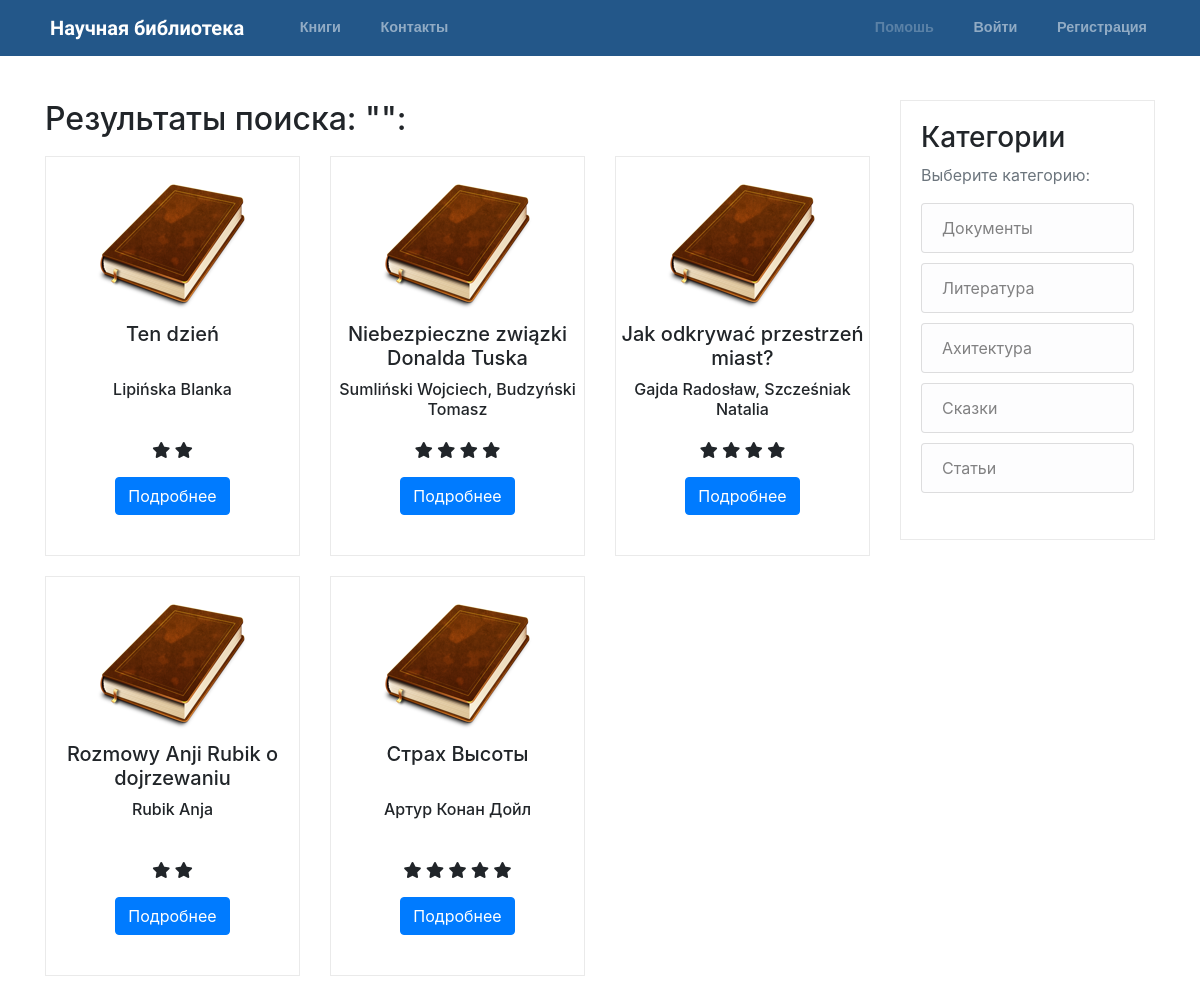
The page /search-book-results/ on the database its author committed.
### books/models.py (models this page shows, shortened)
class Book(models.Model):
    title = models.CharField("Название", max_length=300)
    slug = models.SlugField(unique=True)
    description = models.TextField("Описание", max_length=1000, default="About book")
    image = models.ImageField( "Изображение", default='default_book.png', upload_to='books_pics')
    book_pdf = models.FileField("Загрузите книгу" ,null=True, blank=True, upload_to='books_pdf')
    author = models.CharField("Автор", max_length=100)
    book_amount = models.IntegerField("Колличество книг")
    publish_date = models.DateField("Дата публикации")
    number_of_pages = models.IntegerField("Колличество страниц")
    category = models.ForeignKey('Category', verbose_name = "Категория", on_delete=models.PROTECT)
    last_rating = models.IntegerField(default=0)
    @property
    def actual_rating(self):
        list_of_stars = []
        for star in range(self.last_rating):
            list_of_stars.append(star)
        return list_of_stars
    class Meta:
        verbose_name_plural = "Книги"
        verbose_name = "Книгу"

class Category(models.Model):
    category = models.CharField(max_length=50, verbose_name = "Категория")
    slug = models.SlugField(unique=True)
    def __str__(self):
        return self.category
    class Meta:
        verbose_name = "Категорию"
        verbose_name_plural = "Категории"

### books/views.py (the view)
# urls.py: path('search-book-results/', SearchBookListView.as_view(), name='search'),
class SearchBookListView(ListView):
    template_name = "books/book_search_result.html"
    model = Book
    def get_queryset(self):
        queryset = super(SearchBookListView, self).get_queryset()
        q = self.request.GET.get("q")
        if q:
            books_by_title = queryset.filter(title__icontains=q)
            books_by_author = queryset.filter(author__icontains=q)
            return books_by_author | books_by_title
        return queryset

### books/context_processors.py (called while the page is built)
def categories(request):
    return {
        'categories': Category.objects.all()
    }

### books/templates/books/book_search_result.html
{% extends "base.html" %}
{% block content %}
<h2>Результаты поиска: "{{ request.GET.q }}":</h2>
<div class="row lastBooksContainer">
    {% if book_list %}
    {% for book in book_list %}
    <div class="col-md-4 bookCard">
        <div class="cardBorder">
            <img class="book_image" src="{{ book.image.url }}" alt="Book image">
            <h5 class="title__book">{{ book.title }}</h5>
            <h6 class="title__after">{{ book.author }}</h6>
            {% if book.actual_rating %}
            {% for rate in book.actual_rating %}
            <span class="fa fa-star checked"></span>
            {% endfor %} <br>
            {% else %}
            <h6>Нет оценок</h6>
            {% endif %}
            <a href="{% url 'bookDetail' slug=book.slug %}"><button class="btn btn-primary btn-xs">Подробнее</button></a>
        </div>
    </div>
    {% endfor %}
    {% else %}
    <h5 style="margin-left:30px;">У нас нет этой книги:/</h5>
    {% endif %}
</div>
{% endblock content %}

### templates/base.html (shortened to what this page needs)
{% load static %}
<!DOCTYPE html>
<html lang="en">
<head>
    <link rel="stylesheet" href="{% static 'css/main.css' %}">
    <link rel="stylesheet" href="https://stackpath.bootstrapcdn.com/bootstrap/4.1.3/css/bootstrap.min.css"
>
    <link rel="stylesheet" href="https://cdnjs.cloudflare.com/ajax/libs/font-awesome/4.7.0/css/font-awesome.min.css">
    <link rel="stylesheet" href="https://use.fontawesome.com/releases/v5.4.2/css/all.css"
>
</head>
<header class="site-header">
    <nav class="navbar navbar-expand-md navbar-dark bg-steel fixed-top">
        <div class="container">
            <a class="navbar-brand mr-4" href="{% url 'home' %}"><img style="height:1.4em; padding-right: 5px;" src="{% static 'icons/regal.png' %}"
                    alt="">Научная библиотека</a>
            <div class="collapse navbar-collapse" id="navbarToggle">
                <div class="navbar-nav mr-auto">
                    <a class="nav-item nav-link" href="{% url 'books' %}"><img src="{% static 'icons/book.png' %}" alt="">
                        Книги</a>
                    <a class="nav-item nav-link" href="{% url 'contact' %}"><img src="{% static 'icons/message.png' %}"
                        Контакты</a>
                </div>
                <div class="navbar-nav">
                    {% if user.is_authenticated %}
                    <a class="nav-item nav-link" href="{% url 'UserProfile' %}"><img src="{% static 'icons/profile.png' %}"
                            alt="">
                        Ваш аккаунт ({{ user.username }})
                    </a>
                    <a class="nav-item nav-link" href="{% url 'logout' %}"><img src="{% static 'icons/logout.png' %}"
                            alt=""> Выход</a>
                    {% else %}
                    <a class="disabled nav-item nav-link" href=""><img src="{% static 'icons/help.png' %}" alt="">
                        Помошь</a>
                    <a class="nav-item nav-link" href="{% url 'login' %}"><img src="{% static 'icons/login.png' %}" alt="">
                        Войти</a>
                    <a class="nav-item nav-link" href="{% url 'signup' %}"><img src="{% static 'icons/register.png' %}"
                            alt=""> Регистрация</a>
                    {% endif %}
                </div>
            </div>
        </div>
    </nav>
</header>
<body>
    <main role="main" class="container pageContent">
        <div class="row">
            <div class="col-md-9">
                {% block content %}{% endblock %}
            </div>
            <div class="col-md-3">
                <div class="content-section">
                    <h3>Категории</h3>
                    <p class='text-muted'>Выберите категорию:
                        <ul class="list-group">
                            {% for category in categories %}
                            <a href="{% url 'category_books_view' slug=category.slug %}">
                                <li class="list-group-item list-group-item-light">{{ category }}</li>
                            </a>
                            {% endfor %}
                        </ul>
                    </p>
                </div>
            </div>
        </div>
    </main>
</body>
</html>

### static/css/main.css (style rules this page uses)
body { background: #fafafa; color: #333333; margin-top: 5rem; padding-bottom: 50px; }
.bg-steel { background-color: #235789; }
.navbar-nav { font-size: 0.9em; }
.navbar-brand { font-family: "Work Sans", sans-serif; font-weight: bold; }
.site-header .navbar-nav .nav-link { color: #cbd5db; font-weight: bold; font-family: "Roboto", sans-serif; margin-left: 20px; }
.content-section { border: 1px solid #eaeaea; transition: all 1s; padding: 20px; }
.pageContent { margin-top: 100px; }
.lastBooksContainer { margin: 0 auto; }
.book_image { max-width: 150px; max-height: 150px; }
.bookCard { padding: 10px 10px; text-align: center; }
.cardBorder { min-height: 400px; padding-top: 15px; border: 1px solid #eaeaea; transition: all 1s; }
.list-group-item:last-child { margin-bottom: 10px !important; }
.btn-primary { margin-top: 15px !important; }
.title__book { min-height: 50px; }
.title__after { min-height: 50px; }

### rows shown on the page
Book: image (placeholder picture), title "Ten dzień", author "Lipińska Blanka", last_rating 2 (drawn)
Book: image (placeholder picture), title "Niebezpieczne związki Donalda Tuska", author "Sumliński Wojciech, Budzyński Tomasz", last_rating 4 (drawn)
Book: image (placeholder picture), title "Jak odkrywać przestrzeń miast?", author "Gajda Radosław, Szcześniak Natalia", last_rating 4 (drawn)
Book: image (placeholder picture), title "Rozmowy Anji Rubik o dojrzewaniu", author "Rubik Anja", last_rating 2 (drawn)
Book: image (placeholder picture), title "Страх Высоты", author "Артур Конан Дойл", last_rating 5 (drawn)
Category: category "Документы"
Category: category "Литература"
Category: category "Ахитектурa"
Category: category "Сказки"
Category: category "Статьи"
